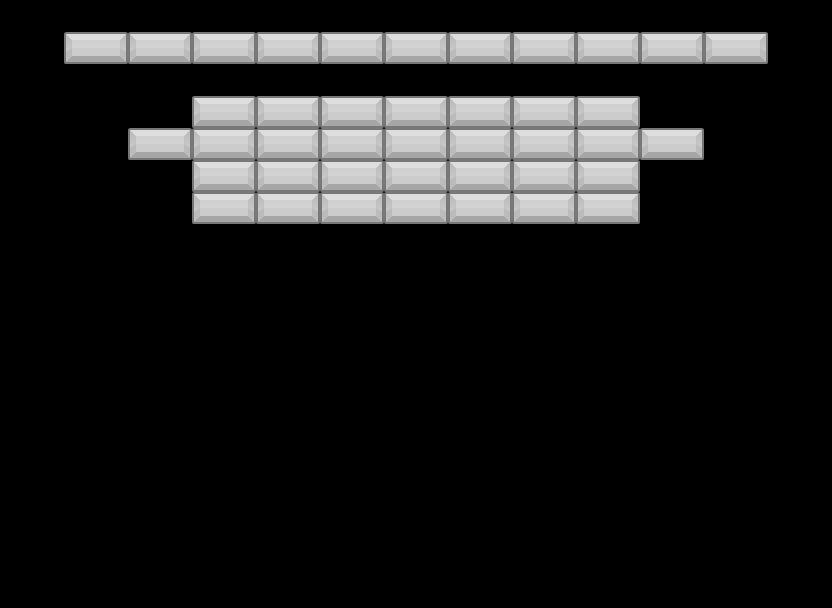

The image is a tile-based game level rendered from a .tmx file. Its description and complete source (layers, tilesets, objects, tile grids) follow:
An orthogonal 13x19 tile map with 64x32 px tiles, 1 tile layer (Level).

<map version="1.10" tiledversion="1.10.1" orientation="orthogonal" renderorder="right-down" width="13" height="19" tilewidth="64" tileheight="32" infinite="0" nextlayerid="2" nextobjectid="1">
 <editorsettings>
  <export target="level1.json" format="json" />
 </editorsettings>
 <tileset firstgid="1" name="gray-block" tilewidth="64" tileheight="32" tilecount="1" columns="1">
  <image source="../img/gray-block.png" width="64" height="32" />
 </tileset>
 <layer id="1" name="Level" width="13" height="19">
  <data encoding="csv">
0,0,0,0,0,0,0,0,0,0,0,0,0,
0,1,1,1,1,1,1,1,1,1,1,1,0,
0,0,0,0,0,0,0,0,0,0,0,0,0,
0,0,0,1,1,1,1,1,1,1,0,0,0,
0,0,1,1,1,1,1,1,1,1,1,0,0,
0,0,0,1,1,1,1,1,1,1,0,0,0,
0,0,0,1,1,1,1,1,1,1,0,0,0,
0,0,0,0,0,0,0,0,0,0,0,0,0,
0,0,0,0,0,0,0,0,0,0,0,0,0,
0,0,0,0,0,0,0,0,0,0,0,0,0,
0,0,0,0,0,0,0,0,0,0,0,0,0,
0,0,0,0,0,0,0,0,0,0,0,0,0,
0,0,0,0,0,0,0,0,0,0,0,0,0,
0,0,0,0,0,0,0,0,0,0,0,0,0,
0,0,0,0,0,0,0,0,0,0,0,0,0,
0,0,0,0,0,0,0,0,0,0,0,0,0,
0,0,0,0,0,0,0,0,0,0,0,0,0,
0,0,0,0,0,0,0,0,0,0,0,0,0,
0,0,0,0,0,0,0,0,0,0,0,0,0
</data>
 </layer>
</map>
